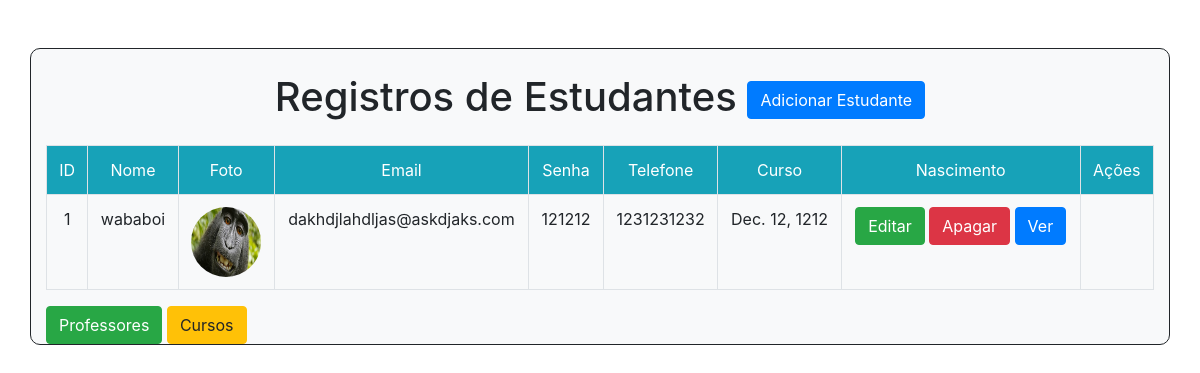
/, run on an earlier commit of the app's database.
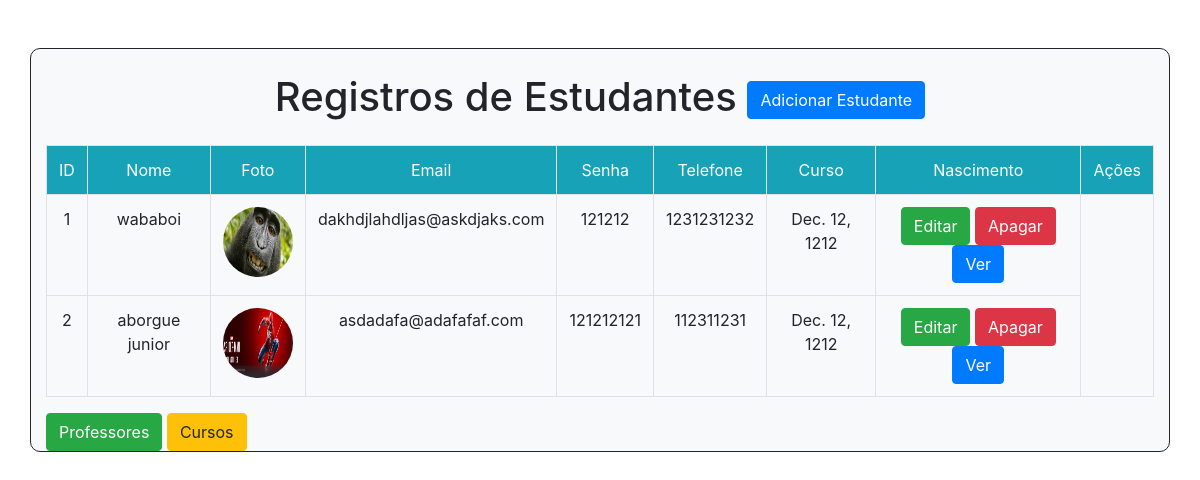
And on a later commit of the database.
### estudantes/models.py (models this page shows, shortened)
class Estudante(models.Model):
    matricula = models.IntegerField()
    nome = models.CharField(max_length=120)
    telefone = models.CharField(max_length=12)
    email = models.EmailField(unique=True)
    nascimento = models.DateField()
    senha = models.CharField(max_length=16)
    foto = models.ImageField(upload_to = 'fotos/estudantes', null=True)

### estudantes/views.py (the view)
# urls.py: path('', views.listarEstudantes, name='listagem'),
def listarEstudantes(request):
    estudantes = Estudante.objects.all()
    contexto = {
        'listaEst' : estudantes,
    }
    return render(request, 'listagem.html', contexto)

### estudantes/templates/listagem.html (shortened to what this page needs)
<!DOCTYPE html>
<html lang="en">
<head>
    <link rel="stylesheet" href="https://cdn.jsdelivr.net/npm/bootstrap@4.6.1/dist/css/bootstrap.min.css">
</head>
<body>
<div class="container mt-5 bg-light" style="border:1px solid ; background-color:#1111; border-radius: 10px;">
    <h1 class="m-4 text-center">Registros de Estudantes <a href="/adicionar/" class="btn btn-primary">Adicionar Estudante</a></h1>
    <table class="table table-bordered">
        <tr class="bg-info text-white text-center ">
            <td> ID  </td>
            <td> Nome </td>
            <td> Foto  </td>
            <td> Email </td>
            <td> Senha </td>
            <td> Telefone </td>
            <td> Curso</td>
            <td> Nascimento</td>
            <td> Ações </td>
        </tr>
        {% for est in listaEst %}
        <tr class="text-center">
            <td>{{ forloop.counter }}</td>
            <td>{{ est.nome }}</td>
            <td><img src="/medias/{{ est.foto }}"class="rounded-circle" height="70px" width="70px"></td>
            <td>{{ est.email}}</td>
            <td>{{ est.senha}}</td>
            <td>{{ est.telefone}}</td>
            <td>{{ est.nascimento}} </td>
            <td>
                <a href="/editar/{{est.id}}" class="btn btn-success">Editar</a>
                <form method="POST" action="/deletar/{{est.id}}" style="display:inline;">
                    <button type="submit" class="btn btn-danger">Apagar</button>
                </form>
                <a href="/visualizar/{{est.id}}" class="btn btn-primary">Ver</a>
            </td>
        </tr>
    {%endfor%}
    </table>
    <div>
        <a href="academico/listagem/professor" class="btn btn-success">Professores</a>
        <a href="academico/listagem/curso" class="btn btn-warning">Cursos</a>
    </div>
</div>
</body>
</html>

What changed in the data, as far as the page shows it:
added Estudante: nome "aborgue junior", foto (picture), email "asdadafa@adafafaf.com", senha "121212121", telefone "112311231", nascimento "Dec. 12, 1212"
